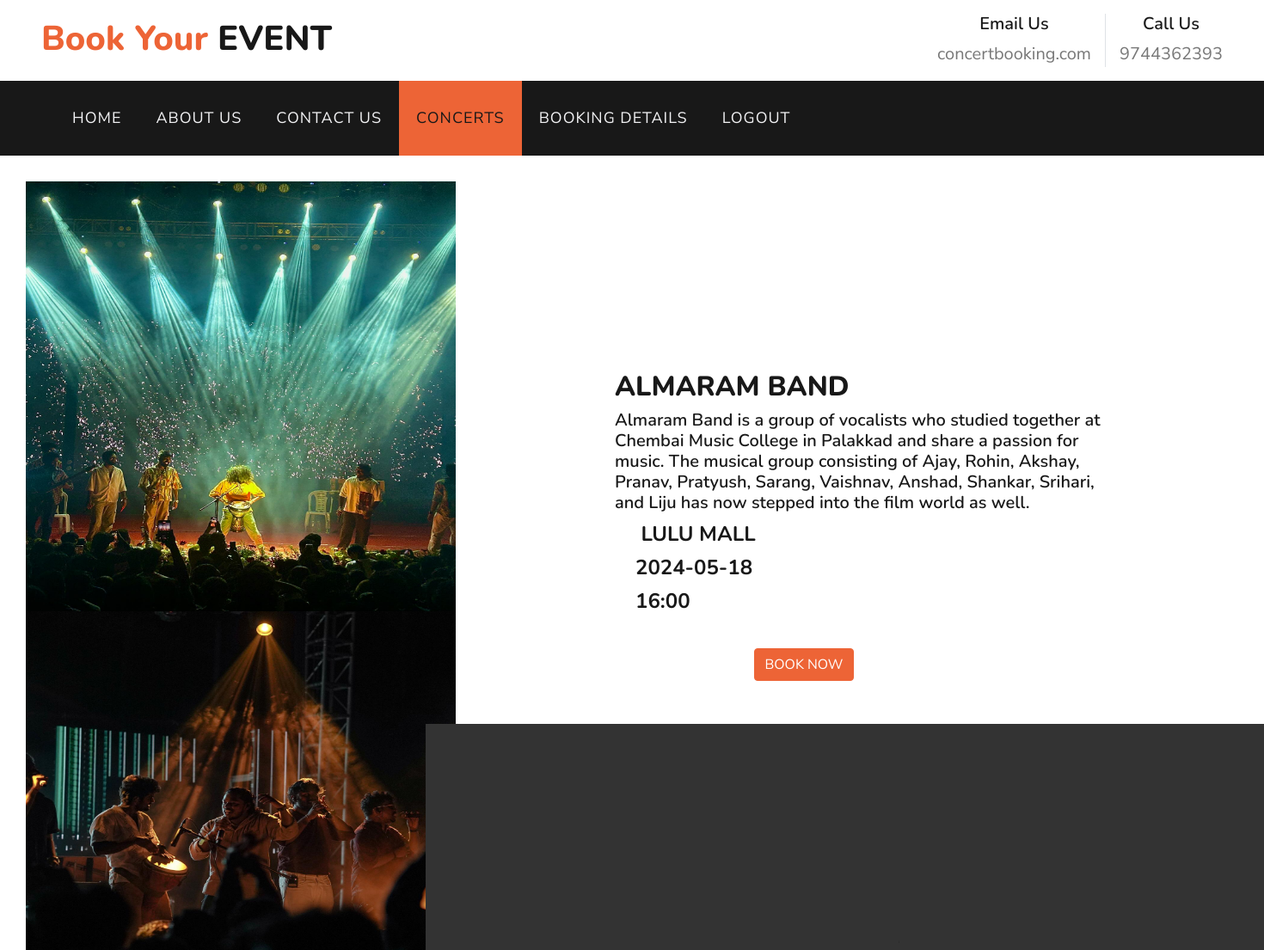
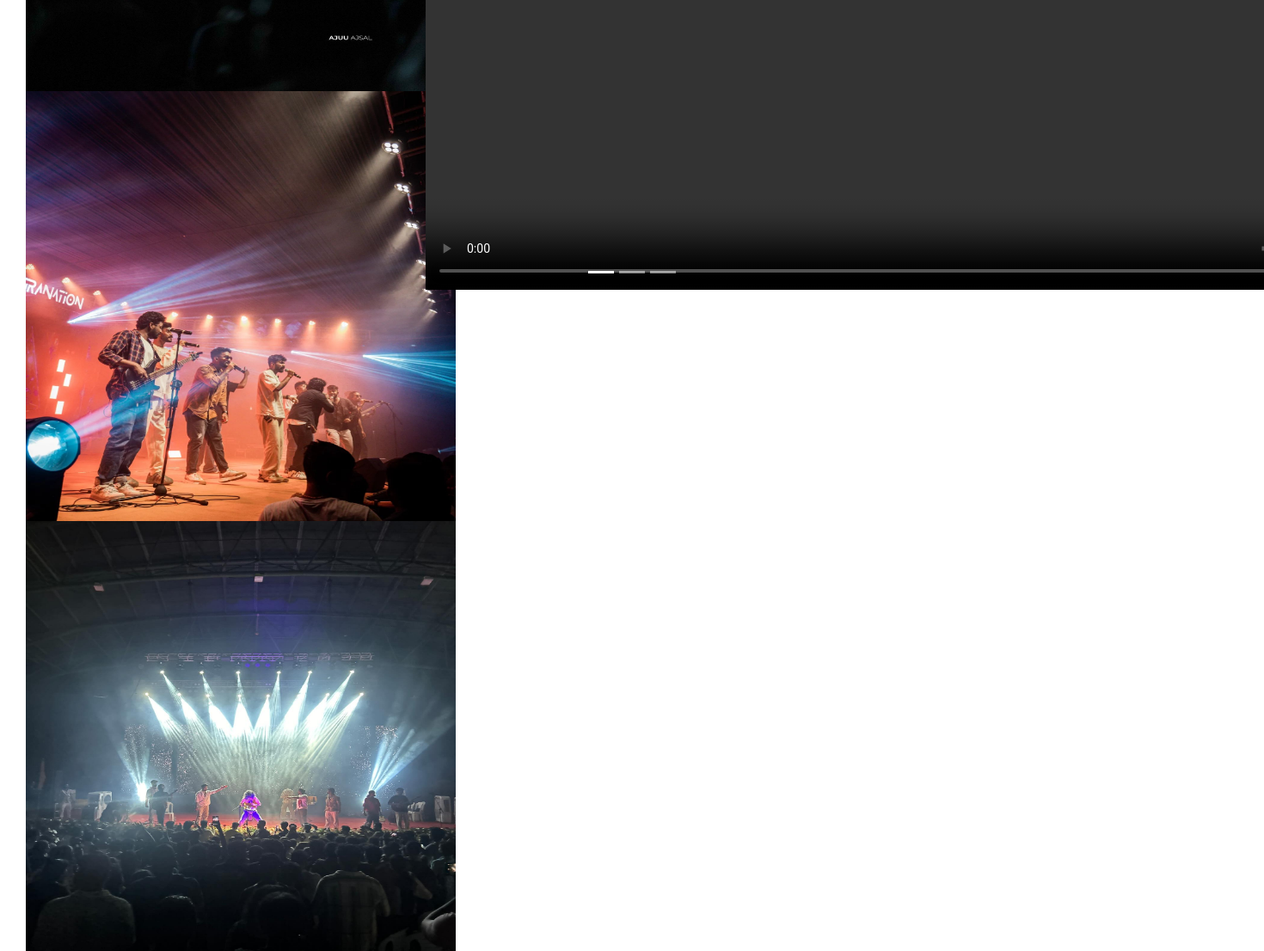
Page /concertview/16 (signed in) on the committed database (2 pictures, top to bottom).
### app/models.py (models this page shows, shortened)
class Images(models.Model):
    image = models.ImageField()

class Events(models.Model):
    Event_name= models.CharField(max_length=20)
    Location= models.CharField(max_length=40)
    Date= models.CharField(max_length=10)
    Time= models.CharField(max_length=10)
    Gold_Ticket_price= models.CharField(max_length=10)
    Silver_Ticket_price = models.CharField(max_length=10)
    Bronze_Ticket_price = models.CharField(max_length=10)
    Gold_Available_tickets= models.IntegerField()
    Silver_Available_tickets = models.IntegerField()
    Bronze_Available_tickets = models.IntegerField()
    Event_image=models.FileField()
    Status = models.CharField(max_length=12, default='pending')
    Discription=models.CharField(max_length=100)
    Sub_images = models.ManyToManyField(Images,null=True)
    Video = models.FileField(null=True)

### app/views.py (the view)
# urls.py: path('concertview/<int:d>', views. concertview),
def concertview(request,d):
    if 'id' in request.session:
        data = Events.objects.get(pk=d)
        d=data.Sub_images.all()
        l=[]
        for i in d:
            l.append(i)
        print(l)
        return render(request, 'user_concert2.html', {'data': data,'h':l})
    return redirect(login)

### template/user_concert2.html (shortened to what this page needs)
<!DOCTYPE html>
<html lang="en">
{% load static %}
<head>
<link rel="stylesheet" href="https://cdnjs.cloudflare.com/ajax/libs/OwlCarousel2/2.3.4/assets/owl.carousel.min.css">
<link rel="stylesheet" href="https://cdnjs.cloudflare.com/ajax/libs/OwlCarousel2/2.3.4/assets/owl.theme.default.min.css">
    <link href="https://cdnjs.cloudflare.com/ajax/libs/font-awesome/5.10.0/css/all.min.css" rel="stylesheet">
    <link href="{% static 'lib/flaticon/font/flaticon.css' %}" rel="stylesheet">
    <link href="{% static 'lib/owlcarousel/assets/owl.carousel.min.css' %}" rel="stylesheet">
    <link href="{% static 'lib/tempusdominus/css/tempusdominus-bootstrap-4.min.css' %}" rel="stylesheet" />
    <link href="{% static 'css/style.css' %}" rel="stylesheet">
</head>
<body>
                        <div class="row py-3 px-lg-5">
            <div class="col-lg-4">
                <a href="" class="navbar-brand d-none d-lg-block">
                    <h1 class="m-0 display-5 text-capitalize"><span class="text-primary">Book your </span>EVENT</h1>
                </a>
            </div>
            <div class="col-lg-8 text-center text-lg-right">
                <div class="d-inline-flex align-items-center">
                    <div class="d-inline-flex flex-column text-center px-3 border-right">
                        <h6 style="font-size:20px;">Email Us</h6>
                        <p style="font-size:20px;" class="m-0">concertbooking.com</p>
                    </div>
                    <div class="d-inline-flex flex-column text-center pl-3">
                        <h6 style="font-size:20px;"  >Call Us</h6>
                        <p style="font-size:20px;" class="m-0">9744362393</p>
                    </div>
                </div>
            </div>
        </div>
    <div class="container-fluid p-0">
        <nav class="navbar navbar-expand-lg bg-dark navbar-dark py-3 py-lg-0 px-lg-5">
            <div class="collapse navbar-collapse justify-content-between px-3" id="navbarCollapse">
                <div class="navbar-nav mr-auto py-0">
                   <a href="../userhome" class="nav-item nav-link">HOME</a>
                    <a href="../about" class="nav-item nav-link">ABOUT US</a>
                    <a href="../contact" class="nav-item nav-link">CONTACT US</a>
                     <a href="../userconcerts" class="nav-item nav-link active">CONCERTS</a>
                     <a href="../user_recent_orders" class="nav-item nav-link">BOOKING DETAILS</a>
                    <a href="../logout" class="nav-item nav-link">LOGOUT</a>
                </div>
               </div>
             </div>
<div class="col-md-5 col-md-push-2" style="padding-top:30px;width:550px;height:500px;">
						<div id="product-main-img">
{% for i in h %}
					<div class="col-md-2  col-md-pull-5" style="width:100px;height:500px;">
						<div id="product-imgs">
							<div class="product-preview">
								<img src="{{i.image.url}}" style="left:100px;width:500px;height:500px;" alt="">
							</div>
						</div>
					</div>
					{% endfor %}
						</div>
					</div>
<div class="col-md-5" style="margin-left:700px;margin-top:-250px;">
						<div class="product-details">
							<h2 class="product-name">{{data.Event_name}}</h2>
							<h5>{{data.Discription}}</h5>
							<div class="product-options">
									<h4><box-icon type='solid' name='location-plus'></box-icon> {{data.Location}}</h4>
                                <h4><box-icon name='calendar'></box-icon>{{data.Date}}</h4>
                                    <h4><box-icon name='chevron-down-circle'></box-icon>{{data.Time}}</h4>
							</div>
					</div>
	</div>
	<div class="container">
					<div class="col-md-12">
						<div id="product-tab">
                            <div  align="center" style="margin-top:40px;margin-left:400px;" ><a class="btn btn-primary" href="../category/{{data.pk}}">BOOK NOW</a></div>
										<div style="margin-left:300px;margin-top:50px;">
											{% if data.Video %}
											<video width="1100" height="600" controls ><source src ="{{data.Video.url}}" type="video/mp4"></video>
											{% endif %}
										</div>
									</div>
								</div>
									</div>
    <div id="demo" class="carousel slide" data-ride="carousel">
  <ul class="carousel-indicators">
    <li data-target="#demo" data-slide-to="0" class="active"></li>
    <li data-target="#demo" data-slide-to="1"></li>
    <li data-target="#demo" data-slide-to="2"></li>
  </ul>
</body>
</html>

### rows in the picture
Images: image (picture)
Images: image (picture)
Images: image (picture)
Images: image (picture)
Events: Event_name "ALMARAM BAND", Discription "Almaram Band is a group of vocalists who studied together at Chembai Music College in Palakkad and share a passion for music. The musical group consisting of Ajay, Rohin, Akshay, Pranav, Pratyush, Sarang, Vaishnav, Anshad, Shankar, Srihari, and Liju has now stepped into the film world as well.", Location "LULU MALL", Date "2024-05-18", Time "16:00"
